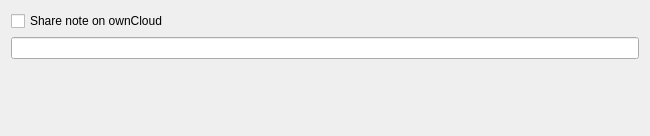
<?xml version="1.0" encoding="UTF-8"?>
<ui version="4.0">
 <class>ShareDialog</class>
 <widget class="QDialog" name="ShareDialog">
  <property name="geometry">
   <rect>
    <x>0</x>
    <y>0</y>
    <width>650</width>
    <height>136</height>
   </rect>
  </property>
  <property name="windowTitle">
   <string>Share note</string>
  </property>
  <layout class="QGridLayout" name="gridLayout">
   <item row="0" column="0">
    <widget class="QCheckBox" name="linkCheckBox">
     <property name="toolTip">
      <string notr="true">This doesn't yet do anything!</string>
     </property>
     <property name="text">
      <string>Share note on ownCloud</string>
     </property>
    </widget>
   </item>
   <item row="1" column="0">
    <widget class="QLineEdit" name="linkUrlLineEdit">
     <property name="toolTip">
      <string>The public url of your note</string>
     </property>
     <property name="readOnly">
      <bool>true</bool>
     </property>
    </widget>
   </item>
   <item row="2" column="0">
    <spacer name="verticalSpacer">
     <property name="orientation">
      <enum>Qt::Vertical</enum>
     </property>
     <property name="sizeHint" stdset="0">
      <size>
       <width>20</width>
       <height>40</height>
      </size>
     </property>
    </spacer>
   </item>
  </layout>
 </widget>
 <resources/>
 <connections/>
</ui>
